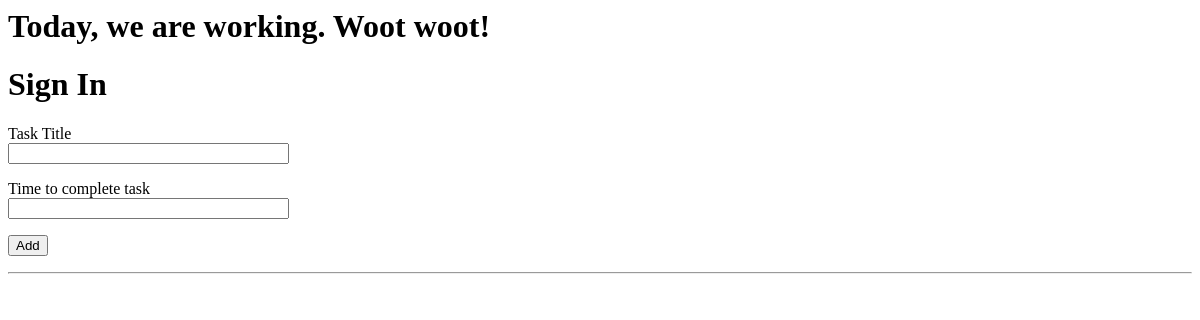
The page /index on the database as committed earlier.
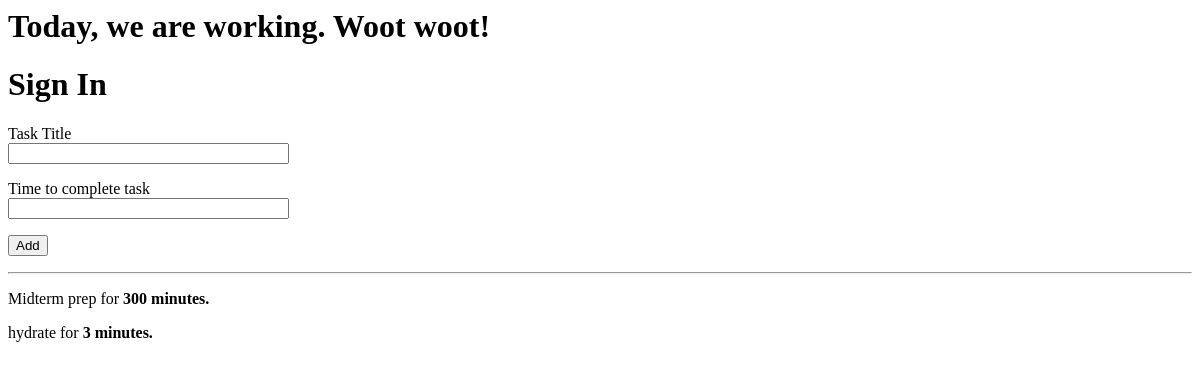
The same page on the database as committed later.
### app/models.py (models this page shows, shortened)
class Task(db.Model):
    id = db.Column(db.Integer, primary_key=True)
    title = db.Column(db.String(200), index=True, unique=True)
    minutes = db.Column(db.String(120), index=True, unique=True)
    start = db.Column(db.String(120), index=True, unique=True)
    end = db.Column(db.String(120), index=True, unique=True)

### app/routes.py (the view)
@app.route('/', methods=['GET', 'POST'])
@app.route('/index', methods=['GET', 'POST'])
def index():
    form = TaskForm()
    if form.validate_on_submit():
        task = Task(title=form.taskTitle.data, minutes=form.taskTime.data)
        db.session.add(task)
        db.session.commit()
        return redirect('/index')
    taskList = Task.query.all()
    return render_template('index.html', title='Home', taskList=taskList, form=form)

### app/forms.py
class TaskForm(FlaskForm):
    taskTitle = StringField('Task Title', validators=[DataRequired()])
    taskTime = StringField('Time to complete task', validators=[DataRequired()])
    submit = SubmitField('Add')

### app/templates/index.html (shortened to what this page needs)
<html>
    <head>
    </head>
    <body>
        <h1>Today, we are working. Woot woot!</h1>
    </body>
    {% block content %}
        <h1>Sign In</h1>
        <form action="" method="post" novalidate>
            <p>
                {{ form.taskTitle.label }}<br>
                {{ form.taskTitle(size=32) }}
            </p>
            <p>
                {{ form.taskTime.label }}<br>
                {{ form.taskTime(size=32) }}
            </p>
            <p>{{ form.submit() }}</p>
        </form>
        <hr>
        {% for task in taskList %}
        <div><p>{{ task.title }} for <b>{{ task.minutes }} minutes.</b></p></div>
        {% endfor %}
    {% endblock %}
</html>

Rows that differ between the two databases and show on the page:
added Task: title "Midterm prep", minutes "300"
added Task: title "hydrate", minutes "3"
